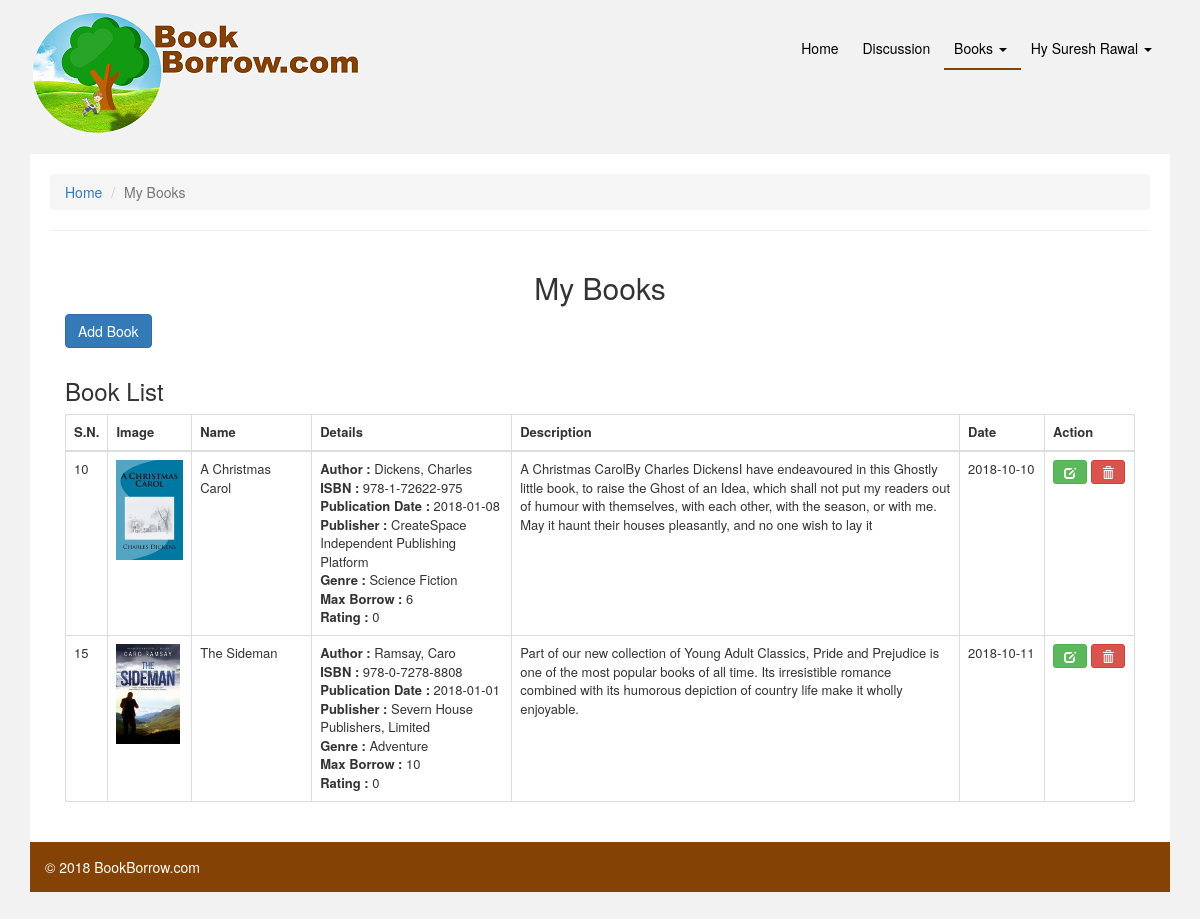
Page /my_books.php (signed in) on the committed database.
### tables this page shows
CREATE TABLE IF NOT EXISTS `book` (
`book_id` int(11) NOT NULL,
  `book_name` varchar(255) NOT NULL,
  `author` varchar(255) NOT NULL,
  `ISBN` varchar(15) NOT NULL,
  `publication_date` date NOT NULL,
  `publisher` varchar(255) NOT NULL,
  `book_description` varchar(10000) NOT NULL,
  `book_image` varchar(255) NOT NULL,
  `book_genre` varchar(50) NOT NULL,
  `max_borrow` int(11) NOT NULL,
  `rating` int(11) NOT NULL DEFAULT '0',
  `created_date` date NOT NULL,
  `learner_id` int(11) NOT NULL
);

### class/database.php (called while the page is built, shortened)
<?php
class database{
    private $host = "localhost";
    private $user = "root";
    private $password = "";
    private $DB = "00167690_SureshRawal";
    private $connect;
    public function __construct()
    {
        $this->connect = new mysqli($this->host, $this->user, $this->password,$this->DB);
    }
    public function select($sql){
        $data = [];
        $fetchData = $this->connect->query($sql);
        if($fetchData->num_rows > 0){
            while($rows = $fetchData->fetch_assoc())
                $data[] = $rows;
        }else{
            return false;
        }
        return $data;
    }
}

### class/book.php (called while the page is built, shortened)
<?php
include "learner.php";
class book {
    private $learner;
    public function __construct(){
        $this->learner = new learner();
    }
    public function selectBookLearnerName($learner_id){
        $selectBookLearnerName = "select * from book b,learner l where l.learnerId=b.learner_id and l.learnerId=$learner_id";
        return $this->learner->getDatabase()->select($selectBookLearnerName);
    }
}

### class/learner.php (called while the page is built, shortened)
<?php
include "database.php";
class learner{
    private $database;
    public function __construct(){
        $this->database = new database();
    }
    public function getDatabase()
    {
        return $this->database;
    }
}

### my_books.php (the view, shortened to what this page needs)
<?php
include "class/book.php";
$book = new book();
?>
<html>
<head>
    <link href="assets/css/style.css" rel="stylesheet" type="text/css">
    <link href="assets/css/bootstrap.min.css" rel="stylesheet" type="text/css">
</head>
<body>
<div class="container">
    <header>
        <a href="index.php"><img src="assets/images/logo.png"></a>
        <div class="navigation-search pull-right">
            <div class="navigation">
                <ul class="pull-right">
                    <li><a href="index.php">Home</a></li>
                    <li><a href="discussion.php">Discussion</a></li>
                    <li class="dropdown active">
                        <a href="#"class="dropdown-toggle" data-toggle="dropdown" role="button" aria-haspopup="true" aria-expanded="false">
                            Books
                            <span class="caret"></span>
                        </a>
                    </li>
                    <li class="dropdown">
                        <a href="#" class="dropdown-toggle" data-toggle="dropdown" role="button" aria-haspopup="true" aria-expanded="false">
                            Hy <?php echo $_SESSION['name']?>
                            <span class="caret"></span>
                        </a>
                    </li>
                </ul>
            </div>
        </div>
    </header>
    <div class="content content-padding">
        <ol class="breadcrumb">
            <li><a href="dashboard.php">Home</a></li>
            <li class="active">My Books</li>
        </ol>
        <hr/>
        <div class="col-lg-12">
            <h2 style="text-align: center;">My Books</h2>
            <a style="margin-bottom: 10px;" class="btn btn-primary" role="button" data-toggle="collapse" href="#collapseExample" aria-expanded="false" aria-controls="collapseExample">
                Add Book
            </a>
        </div>
        <div class="col-lg-12">
            <h3>Book List</h3>
            <table class="table table-bordered" style="font-size: small;">
                <thead>
                <tr>
                    <th>S.N.</th>
                    <th>Image</th>
                    <th>Name</th>
                    <th>Details</th>
                    <th>Description</th>
                    <th>Date</th>
                    <th>Action</th>
                </tr>
                </thead>
                <tbody>
                <?php
                $delete_message = "'Are you sure to delete?'";
                if(!$book->selectBookLearnerName($_SESSION['id'])){
                    echo '<div class="alert alert-danger">0 Book added till now</div>';
                }else{
                    $fetchBooks= $book->selectBookLearnerName($_SESSION['id']);
                    foreach($fetchBooks as $fetchBooksRow){
                        echo' <tr>';
                        echo' <td>'.$fetchBooksRow["book_id"].'</td>';
                        echo' <td><img style="max-width: 100px;max-height: 100px;" src="assets/images/'.$fetchBooksRow["book_image"].'"></td>';
                        echo'<td style="width: 120px;">'.$fetchBooksRow["book_name"].'</td>';
                        echo'<td style="width: 200px;">
                                <strong>Author : </strong>'.$fetchBooksRow["author"].'<br/>
                                <strong>ISBN : </strong>'.$fetchBooksRow["ISBN"].'<br/>
                                <strong>Publication Date : </strong>'.$fetchBooksRow["publication_date"].'<br/>
                                <strong>Publisher : </strong>'.$fetchBooksRow["publisher"].'<br/>
                                <strong>Genre : </strong>'.$fetchBooksRow["book_genre"].'<br/>
                                <strong>Max Borrow : </strong>'.$fetchBooksRow["max_borrow"].'<br/>
                                <strong>Rating : </strong>'.$fetchBooksRow["rating"].'<br/>
                                </td>';
                        echo' <td>'.$fetchBooksRow["book_description"].'</td>';
                        echo' <td style="width: 85px;">'.$fetchBooksRow["created_date"].'</td>';
                        echo'<td style="width: 90px;">
                            <a href="edit_book.php?book_id='.$fetchBooksRow["book_id"].'" class="btn btn-sm btn-success"><span class="glyphicon glyphicon-edit"></span></a>
                            <a onclick ="return confirm('.$delete_message.')" href="delete_book.php?book_id='.$fetchBooksRow["book_id"].'" class="btn btn-danger btn-sm" title="Delete">
                                <span class="glyphicon glyphicon-trash"></span>
                            </a>
                            </td>';
                        echo' </tr>';
                    }
                }
                ?>
                </tbody>
            </table>
        </div>
    </div>
    <footer>
        © 2018 BookBorrow.com
    </footer>
</div>
</body>
</html>

### assets/css/style.css (style rules this page uses)
header { width:100%; height:154px; }
.navigation-search { width:35%; height:100%; }
.navigation { width:100%; height:36px; margin-top:30px; }
.navigation ul { list-style-type: none; padding: 8px; }
.navigation .active { border-bottom: 2px solid #844204; }
.navigation li { display: inline; padding:10px; }
.navigation li a { text-decoration: none; color: black; }
.content { width:100%; background-color:white; float:left; }
.content-padding { padding:20px; }
footer { width:100%; height:50px; background-color:#844204; color: white; padding:15px; float:left; margin-bottom:50px; }

### rows in the picture
book: book_id "10", book_image (picture), book_name "A Christmas Carol", author "Dickens, Charles", ISBN "978-1-72622-975", publication_date "2018-01-08", publisher "CreateSpace Independent Publishing Platform", book_genre "Science Fiction", max_borrow "6", rating "0", book_description "A Christmas CarolBy Charles DickensI have endeavoured in this Ghostly little book, to raise the Ghost of an Idea, which shall not put my readers out of humour with themselves, with each other, with the season, or with me. May it haunt their houses pleasantly, and no one wish to lay it", created_date "2018-10-10"
book: book_id "15", book_image (picture), book_name "The Sideman", author "Ramsay, Caro", ISBN "978-0-7278-8808", publication_date "2018-01-01", publisher "Severn House Publishers, Limited", book_genre "Adventure", max_borrow "10", rating "0", book_description "Part of our new collection of Young Adult Classics, Pride and Prejudice is one of the most popular books of all time. Its irresistible romance combined with its humorous depiction of country life make it wholly enjoyable.", created_date "2018-10-11"

### other values in the picture
$_SESSION['name'] "Suresh Rawal"
